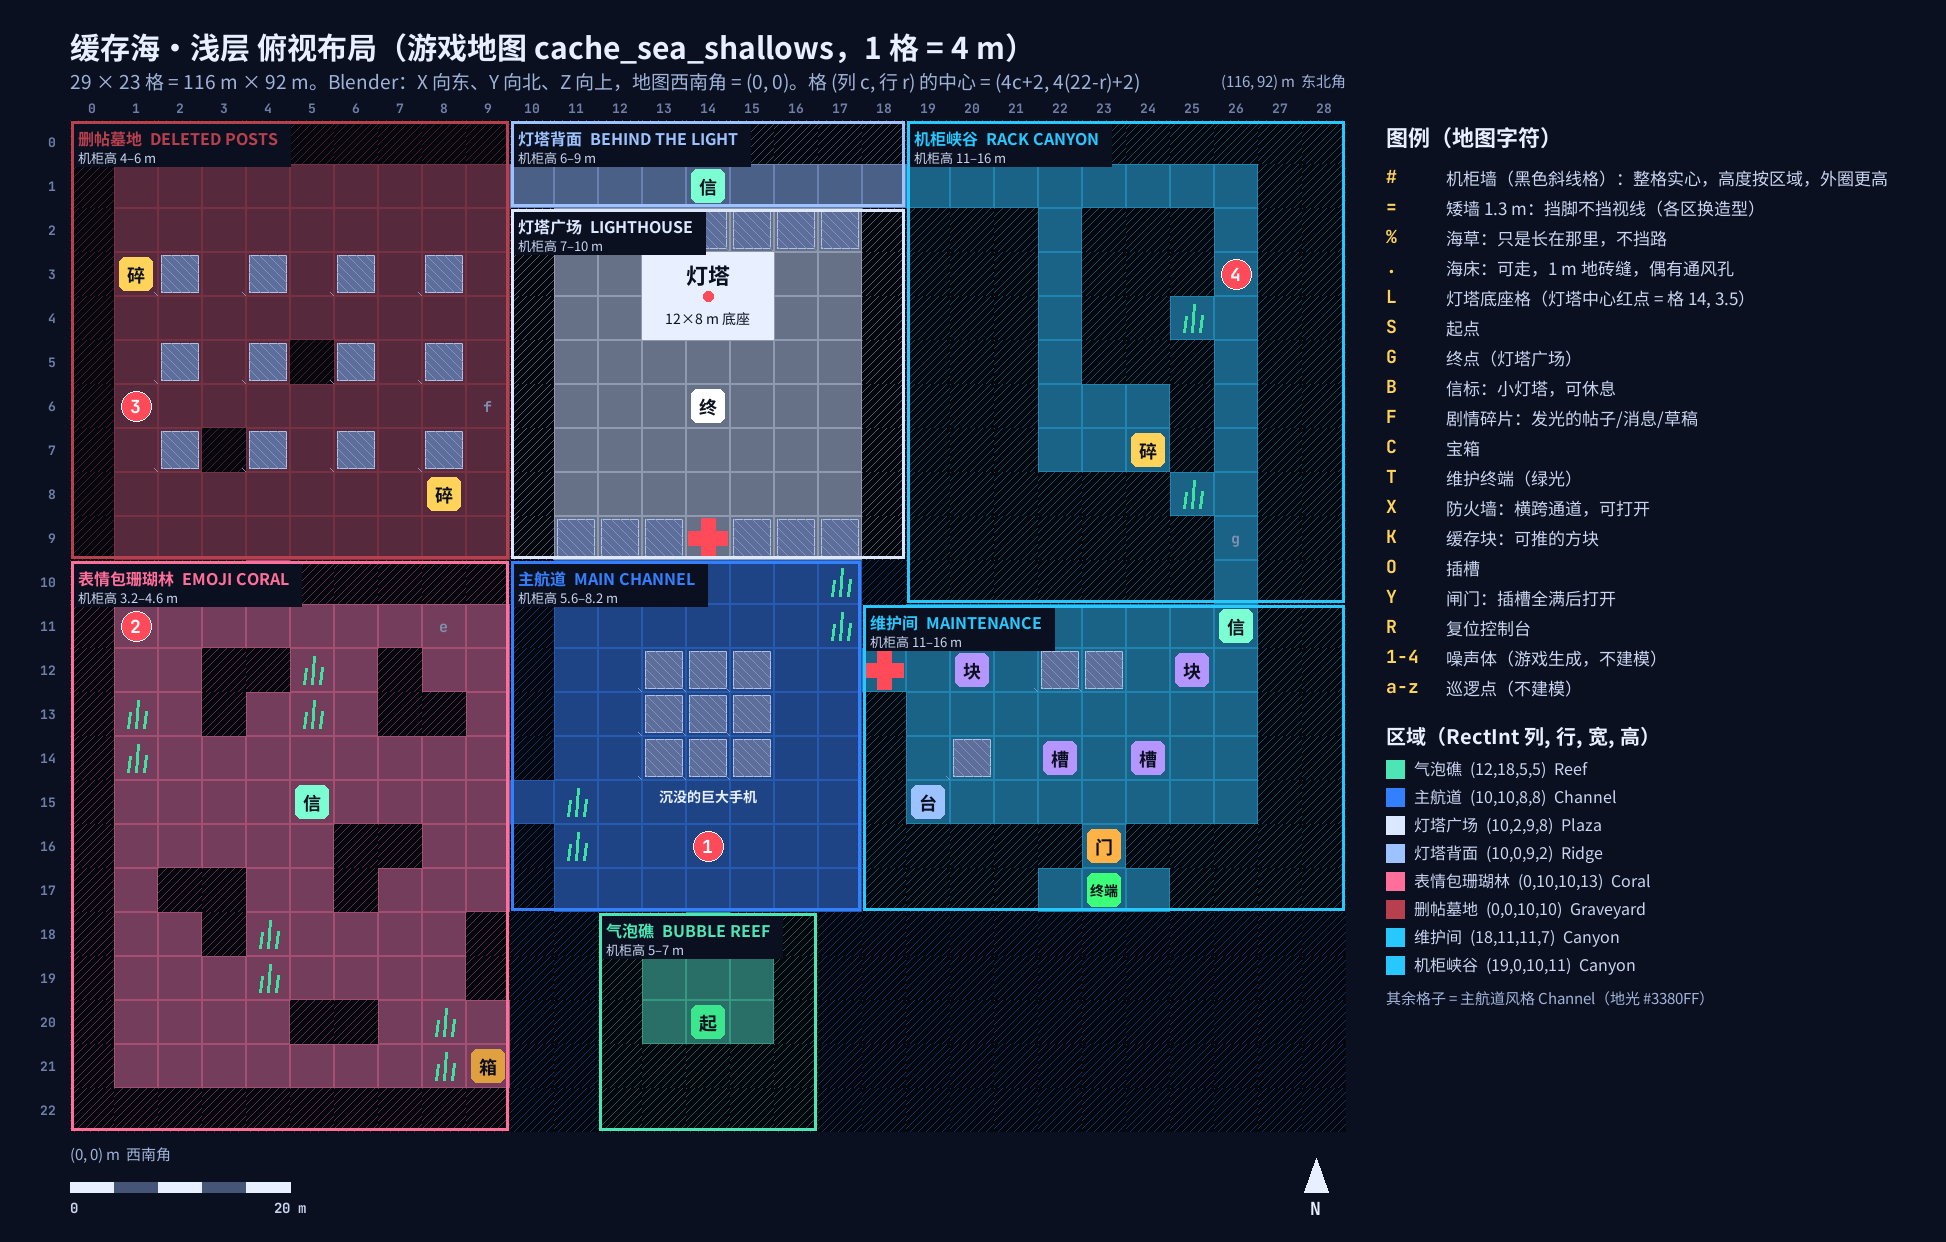

Write Python code to recreate this figure.
import re, sys
from PIL import Image, ImageDraw, ImageFont
ROOT = "/Volumes/OpenClawSSD/System prompt"
src = open(f"{ROOT}/game/Assets/SystemPrompt/Scripts/Dungeon/DungeonData.cs", encoding="utf-8").read()
block = src[src.index('["cache_sea_shallows"]'):src.index('["cache_sea_deep"]')]
rows = re.findall(r'^\s*"([#.=%A-Za-z0-9]+)",\s*$', block[block.index("Map = new[]"):block.index("Zones")], re.M)
H, W = len(rows), len(rows[0])
assert all(len(r) == W for r in rows), [len(r) for r in rows]
zones = []
for m in re.finditer(r'Name = "([^"]+)", Tag = "([^"]+)", Cells = new RectInt\((\d+), (\d+), (\d+), (\d+)\), Style = ZoneStyle\.(\w+)', block):
    n, t, x, y, w, h, s = m.groups(); zones.append((n, t, int(x), int(y), int(w), int(h), s))
look = {"Reef": "#4CE6B4", "Coral": "#FF6F9A", "Graveyard": "#B8404E", "Ridge": "#9CC2FF", "Canyon": "#26C8FF", "Plaza": "#DCE8FF", "Channel": "#3380FF"}
heights = {"Reef": (5, 7), "Coral": (3.2, 4.6), "Graveyard": (4, 6), "Ridge": (6, 9), "Canyon": (11, 16), "Plaza": (7, 10), "Channel": (5.6, 8.2)}
def zone_at(x, y):
    for z in zones:
        if z[2] <= x < z[2] + z[4] and z[3] <= y < z[3] + z[5]: return z
    return None
def hexc(h, a=255): h = h.lstrip("#"); return tuple(int(h[i:i+2], 16) for i in (0, 2, 4)) + (a,)
def mix(c1, c2, t): return tuple(int(c1[i] * (1 - t) + c2[i] * t) for i in range(3)) + (255,)
F = f"{ROOT}/game/Assets/SystemPrompt/Resources/Fonts/"
fB = lambda s: ImageFont.truetype(F + "NotoSansSC-Bold.ttf", s)
fR = lambda s: ImageFont.truetype(F + "NotoSansSC-Regular.ttf", s)
fM = lambda s: ImageFont.truetype(F + "JetBrainsMono-Bold.ttf", s)
C = 44; ML, MT = 70, 120; LW = 560
img = Image.new("RGBA", (ML + W * C + 40 + LW, MT + H * C + 110), hexc("#0B1020"))
d = ImageDraw.Draw(img, "RGBA")
d.text((ML, 24), "缓存海·浅层 俯视布局（游戏地图 cache_sea_shallows，1 格 = 4 m）", font=fB(30), fill=hexc("#E8F0FF"))
d.text((ML, 66), f"{W} × {H} 格 = {W*4} m × {H*4} m。Blender：X 向东、Y 向北、Z 向上，地图西南角 = (0, 0)。格 (列 c, 行 r) 的中心 = (4c+2, 4({H-1}-r)+2)", font=fR(19), fill=hexc("#9FB3D9"))
base = hexc("#121A30"); wallc = hexc("#26324F")
for y in range(H):
    for x in range(W):
        ch = rows[y][x]; z = zone_at(x, y); zc = hexc(look[z[6]] if z else look["Channel"])
        x0, y0 = ML + x * C, MT + y * C; box = (x0, y0, x0 + C - 1, y0 + C - 1)
        if ch == "#":
            d.rectangle(box, fill=hexc("#05070E"))
            for k in range(0, 2 * C, 8): d.line((x0 + max(0, k - C), y0 + min(C - 1, k), x0 + min(C - 1, k), y0 + max(0, k - C)), fill=mix(hexc("#05070E"), zc, 0.38), width=1)
        else:
            d.rectangle(box, fill=mix(base, zc, 0.42))
            d.rectangle(box, outline=mix(base, zc, 0.62))
        cx, cy = x0 + C / 2, y0 + C / 2
        if ch == "=":
            d.rectangle((x0 + 3, y0 + 3, x0 + C - 4, y0 + C - 4), fill=hexc("#5C6E99"), outline=hexc("#AFC0E6"))
            for k in range(-C, C, 9): d.line((x0 + 3 + max(0, k), y0 + 3 + max(0, -k), x0 + 3 + min(C - 7, k + C - 7), y0 + 3 + min(C - 7, C - 7 - k)), fill=hexc("#7F92BF"))
        elif ch == "%":
            for dx, dy in ((-8, 6), (0, -6), (8, 5)): d.line((cx + dx, cy + 14, cx + dx + 2, cy + dy - 8), fill=hexc("#3FE0A0"), width=3)
        elif ch == "L":
            d.rectangle(box, fill=hexc("#E8F0FF"))
        elif ch in "SGBFCTXKOYR" or ch.isdigit():
            spec = {"S": ("#3CE68C", "起"), "G": ("#FFFFFF", "终"), "B": ("#7BFFD2", "信"), "F": ("#FFD25A", "碎"), "C": ("#E0A040", "箱"),
                    "T": ("#3CFF7A", "终端"), "X": ("#FF4A5A", "墙"), "K": ("#B596FF", "块"), "O": ("#B596FF", "槽"), "Y": ("#FFB347", "门"), "R": ("#9CC2FF", "台")}
            col, lab = spec.get(ch, ("#FF5A64", ch))
            if ch == "X":
                d.rectangle((x0 + 2, cy - 7, x0 + C - 3, cy + 7), fill=hexc(col)); d.rectangle((cx - 7, y0 + 2, cx + 7, y0 + C - 3), fill=hexc(col, 120))
            elif ch.isdigit():
                d.ellipse((cx - 15, cy - 15, cx + 15, cy + 15), fill=hexc("#FF4A5A"), outline=hexc("#FFFFFF")); d.text((cx, cy), ch, font=fM(18), fill=hexc("#FFFFFF"), anchor="mm")
            else:
                d.rounded_rectangle((x0 + 5, y0 + 5, x0 + C - 6, y0 + C - 6), 6, fill=hexc(col, 230))
                d.text((cx, cy), lab, font=fB(14 if len(lab) > 1 else 18), fill=hexc("#0B1020"), anchor="mm")
        elif ch.islower():
            d.text((cx, cy), ch, font=fM(15), fill=hexc("#8090B0"), anchor="mm")
# lighthouse footprint label
lx = [x for y in range(H) for x in range(W) if rows[y][x] == "L"]; ly = [y for y in range(H) for x in range(W) if rows[y][x] == "L"]
bx0, by0, bx1, by1 = ML + min(lx) * C, MT + min(ly) * C, ML + (max(lx) + 1) * C, MT + (max(ly) + 1) * C
d.text(((bx0 + bx1) / 2, (by0 + by1) / 2 - 22), "灯塔", font=fB(22), fill=hexc("#0B1020"), anchor="mm")
d.text(((bx0 + bx1) / 2, (by0 + by1) / 2 + 22), "12×8 m 底座", font=fR(14), fill=hexc("#0B1020"), anchor="mm")
lc = (14, 3.5); px, py = ML + (lc[0] + .5) * C, MT + (lc[1] + .5) * C
d.ellipse((px - 5, py - 5, px + 5, py + 5), fill=hexc("#FF4A5A"))
# zone outlines and names
for n, t, x, y, w, h, s in zones:
    col = hexc(look[s])
    d.rectangle((ML + x * C + 1, MT + y * C + 1, ML + (x + w) * C - 2, MT + (y + h) * C - 2), outline=col, width=3)
    lo, hi = heights[s]
    lab = f"{n}  {t}"; sub = f"机柜高 {lo:g}–{hi:g} m"
    tx, ty = ML + x * C + 8, MT + y * C + 6
    tw = max(d.textlength(lab, font=fB(16)), d.textlength(sub, font=fR(13))) + 12
    d.rectangle((tx - 4, ty - 2, tx + tw, ty + 40), fill=hexc("#0B1020", 215))
    d.text((tx, ty), lab, font=fB(16), fill=col); d.text((tx, ty + 21), sub, font=fR(13), fill=hexc("#C8D4F0"))
# main channel giant phone note
d.text((ML + 14 * C + C / 2, MT + 15 * C + 16), "沉没的巨大手机", font=fB(14), fill=hexc("#E8F0FF"), anchor="mm")
# column/row indices and world coords
for x in range(W): d.text((ML + x * C + C / 2, MT - 12), str(x), font=fM(13), fill=hexc("#6F80A8"), anchor="mm")
for y in range(H): d.text((ML - 14, MT + y * C + C / 2), str(y), font=fM(13), fill=hexc("#6F80A8"), anchor="rm")
d.text((ML, MT + H * C + 10), "(0, 0) m  西南角", font=fR(15), fill=hexc("#9FB3D9"))
d.text((ML + W * C, MT - 30), f"({W*4}, {H*4}) m  东北角", font=fR(15), fill=hexc("#9FB3D9"), anchor="rb")
# scale bar
sx, sy = ML, MT + H * C + 50
for i in range(5):
    d.rectangle((sx + i * C, sy, sx + (i + 1) * C, sy + 10), fill=hexc("#E8F0FF" if i % 2 == 0 else "#445577"))
d.text((sx, sy + 16), "0", font=fM(14), fill=hexc("#C8D4F0")); d.text((sx + 5 * C, sy + 16), "20 m", font=fM(14), fill=hexc("#C8D4F0"), anchor="ma")
# north arrow
nx, ny = ML + W * C - 30, MT + H * C + 60
d.polygon([(nx, ny - 34), (nx - 12, ny), (nx + 12, ny)], fill=hexc("#E8F0FF")); d.text((nx, ny + 4), "N", font=fM(18), fill=hexc("#E8F0FF"), anchor="ma")
# legend
gx, gy = ML + W * C + 40, MT
d.text((gx, gy), "图例（地图字符）", font=fB(22), fill=hexc("#E8F0FF")); gy += 44
items = [
    ("#", "机柜墙（黑色斜线格）：整格实心，高度按区域，外圈更高"),
    ("=", "矮墙 1.3 m：挡脚不挡视线（各区换造型）"),
    ("%", "海草：只是长在那里，不挡路"),
    (".", "海床：可走，1 m 地砖缝，偶有通风孔"),
    ("L", "灯塔底座格（灯塔中心红点 = 格 14, 3.5）"),
    ("S", "起点"), ("G", "终点（灯塔广场）"), ("B", "信标：小灯塔，可休息"),
    ("F", "剧情碎片：发光的帖子/消息/草稿"), ("C", "宝箱"), ("T", "维护终端（绿光）"),
    ("X", "防火墙：横跨通道，可打开"), ("K", "缓存块：可推的方块"), ("O", "插槽"),
    ("Y", "闸门：插槽全满后打开"), ("R", "复位控制台"),
    ("1-4", "噪声体（游戏生成，不建模）"), ("a-z", "巡逻点（不建模）"),
]
for k, v in items:
    d.text((gx, gy), k, font=fM(18), fill=hexc("#FFD25A")); d.text((gx + 60, gy + 1), v, font=fR(17), fill=hexc("#C8D4F0")); gy += 30
gy += 16
d.text((gx, gy), "区域（RectInt 列, 行, 宽, 高）", font=fB(20), fill=hexc("#E8F0FF")); gy += 36
for n, t, x, y, w, h, s in zones:
    d.rectangle((gx, gy + 4, gx + 18, gy + 22), fill=hexc(look[s]))
    d.text((gx + 28, gy), f"{n}  ({x},{y},{w},{h})  {s}", font=fR(16), fill=hexc("#C8D4F0")); gy += 28
d.text((gx, gy + 6), "其余格子 = 主航道风格 Channel（地光 #3380FF）", font=fR(15), fill=hexc("#9FB3D9"))
out = sys.argv[1] if len(sys.argv) > 1 else __file__.replace(".py", ".png")
img.convert("RGB").save(out, optimize=True)
print(out, img.size, W, H, len(zones))
